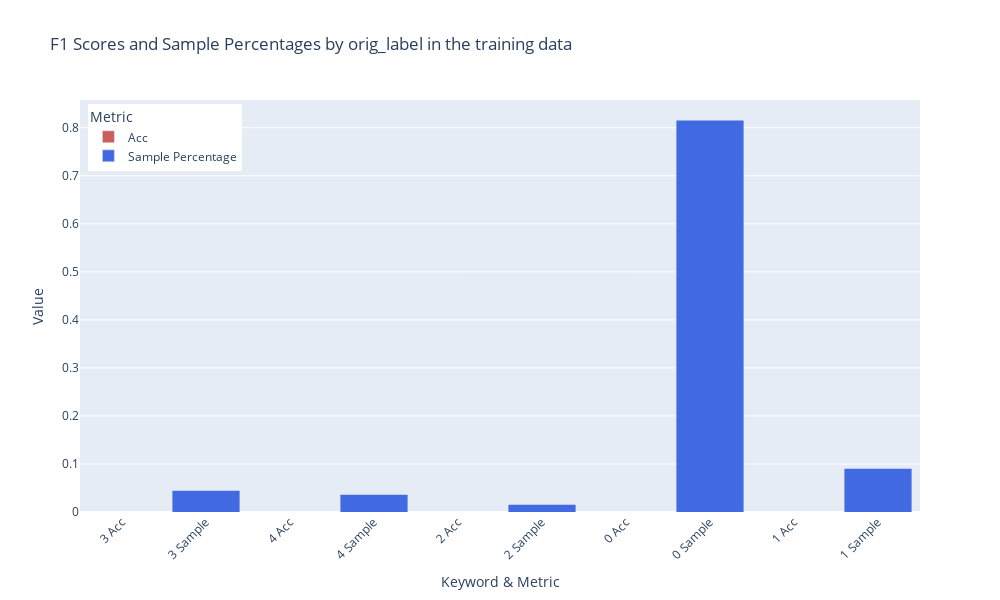

Source (notebook cell):
### Code cell
plot_metrics_per_group('orig_label', scores_per_orig_label)

### Figure 1 — Plotly figure (JSON) as saved in the notebook; plotly's stock layout.template omitted (floating-point values rounded to 4 significant figures)
{"data": [{"marker": {"color": ["indianred", "royalblue", "indianred", "royalblue", "indianred", "royalblue", "indianred", "royalblue", "indianred", "royalblue"], "line": {"color": "rgba(0,0,0,0)", "width": 0.5}}, "showlegend": false, "type": "bar", "x": ["3 Acc", "3 Sample", "4 Acc", "4 Sample", "2 Acc", "2 Sample", "0 Acc", "0 Sample", "1 Acc", "1 Sample"], "y": [{"acc": 0.6854, "f1": 0.8133}, 0.04406, {"acc": 0.9022, "f1": 0.9486}, 0.0357, {"acc": 0.3889, "f1": 0.56}, 0.01504, {"acc": 0.8996, "f1": 0}, 0.8149, {"acc": 0.5969, "f1": 0}, 0.09027]}, {"marker": {"color": "indianred"}, "name": "Acc", "type": "bar", "x": [null], "y": [null]}, {"marker": {"color": "royalblue"}, "name": "Sample Percentage", "type": "bar", "x": [null], "y": [null]}], "layout": {"height": 600, "legend": {"title": {"text": "Metric"}, "x": 0.01, "xanchor": "left", "y": 0.99, "yanchor": "top"}, "title": {"text": "F1 Scores and Sample Percentages by orig_label in the training data"}, "width": 1000, "xaxis": {"tickangle": -45, "title": {"text": "Keyword & Metric"}}, "yaxis": {"title": {"text": "Value"}}}}
